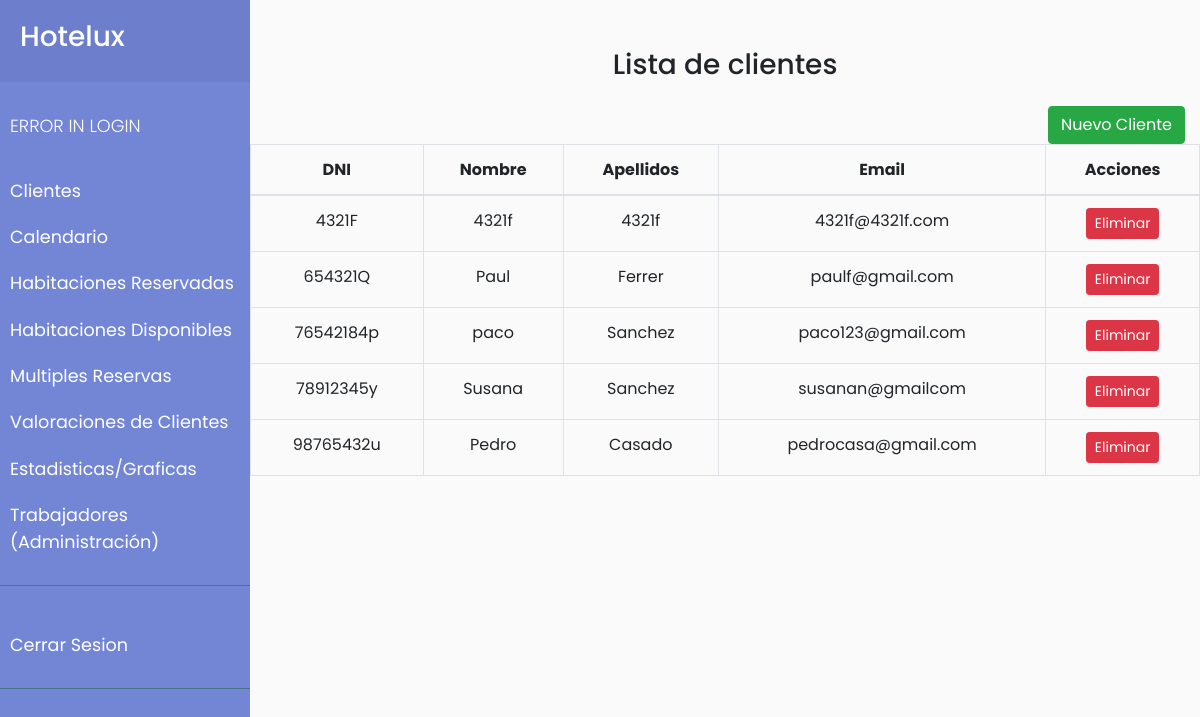
The page /clientes.php on the database its author committed.
### tables this page shows
CREATE TABLE IF NOT EXISTS `clientes` (
  `DNI` varchar(9) NOT NULL,
  `name` varchar(30) NOT NULL,
  `surname` varchar(30) NOT NULL,
  `mail` varchar(50) NOT NULL,
  PRIMARY KEY (`DNI`)
);

### bbdd.php (called while the page is built, shortened)
<?php
function conecta()
{
    $servername = "localhost";
    $user = "root";
    $password = "";
    $dbname = "hotel_erp";
    $conn = new mysqli($servername, $user, $password, $dbname);
    return $conn;
}
?>

### clientes.php (the view)
<?php
include "bbdd.php";
include 'cabecera.php';
$consultaCliente = mysqli_query(conecta(), "SELECT * FROM clientes");
?>
<div class="row">
    <div class="col-12">
        <h3 class="text text-center mt-5 mb-4">Lista de clientes</h3>
    </div>
    <div class="col-xl-12 text text-right">
        <a href='./nuevoCliente.php' class='btn btn-success'>Nuevo Cliente</a>
    </div>
    <div class="table-responsive">
        <table id="datos_clientes" class="table table-bordered table-hover">
            <thead>
                <tr class="text text-center">
                    <th>DNI</th>
                    <th>Nombre</th>
                    <th>Apellidos</th>
                    <th>Email</th>
                    <th> Acciones</th>
                </tr>
            </thead>
            <tbody>
                <?php
                $resultset = $consultaCliente or die("error base de datos:" . mysqli_error($conn));
                while ($row = mysqli_fetch_assoc($resultset)) {
                    echo "
                        <tr>
                        <td class='text text-center'>" . $row['DNI'] . "</td>
                        <td contenteditable='true' class='text text-center'>" . $row['name'] . "</td>
                        <td contenteditable='true' class='text text-center'>" . $row['surname'] . "</td>
                        <td contenteditable='true' class='text text-center'>" . $row['mail'] . "</td>
                        <td class='text text-center'>
              <span class='table-remove'><button type='button'
                  class='btn btn-danger btn-rounded btn-sm my-0'>Eliminar</button></span>
            </td>
                        </tr>";
                } ?>
            </tbody>
        </table>
    </div>
</div>

### CSS/style.css (style rules this page uses)
body { font-family: 'Poppins', sans-serif; background: #fafafa; }
a, a:hover, a:focus { color: inherit; text-decoration: none; transition: all 0.3s; }

### rows shown on the page
clientes: DNI "4321F", name "4321f", surname "4321f", mail "4321f@4321f.com"
clientes: DNI "654321Q", name "Paul", surname "Ferrer", mail "paulf@gmail.com"
clientes: DNI "76542184p", name "paco", surname "Sanchez", mail "paco123@gmail.com"
clientes: DNI "78912345y", name "Susana", surname "Sanchez", mail "susanan@gmailcom"
clientes: DNI "98765432u", name "Pedro", surname "Casado", mail "pedrocasa@gmail.com"
